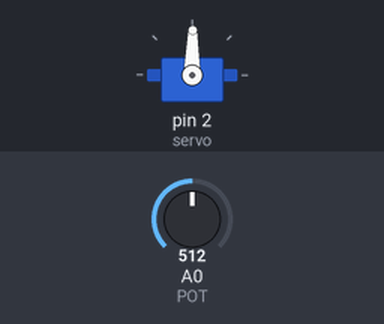
Bench run of a sketch on a simulated Arduino Uno, built with avr-gcc and run on an emulated ATmega328P. Parts: servo. The test bench sets the inputs (shaded band); at power-on: A0 (POT) = 512.

Above: at 1.2 s.
1.3 s: A0 (POT) set to 716
At 2.5 s:
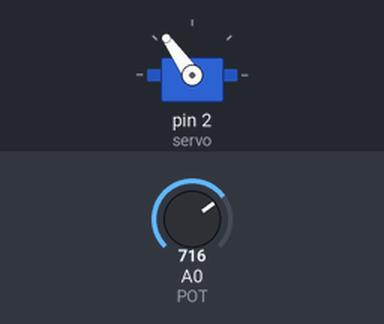
2.8 s: A0 (POT) set to 900
At 3.7 s:
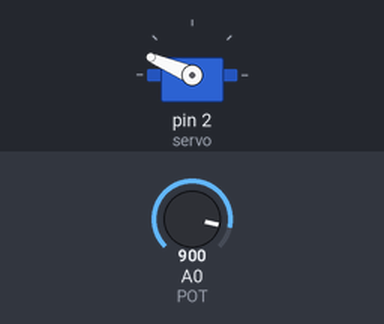
4.3 s: A0 (POT) set to 1023
At 4.8 s:
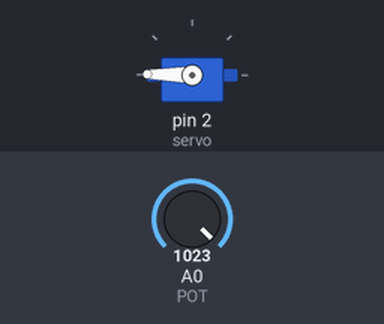
5.8 s: A0 (POT) set to 306
At 7.0 s:
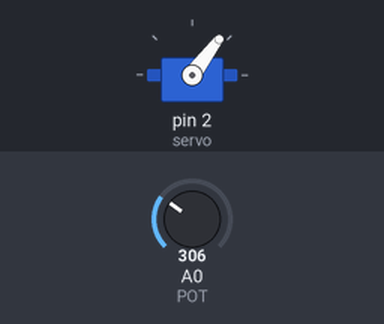
7.3 s: A0 (POT) set to 122
At 8.3 s:
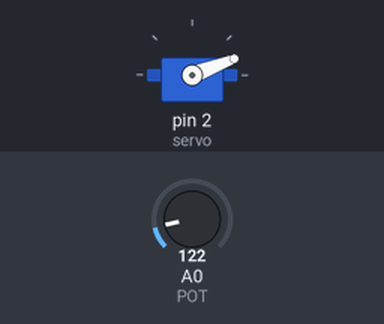
8.8 s: A0 (POT) set to 511
At 9.4 s:
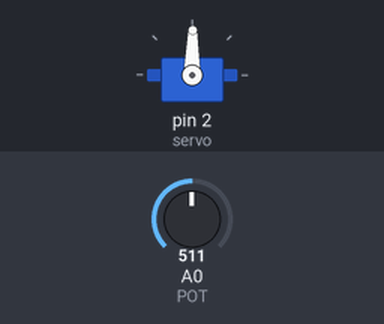
Timing chart, 0 to 11.3 s (numbered marks = the images above; inputs shaded):
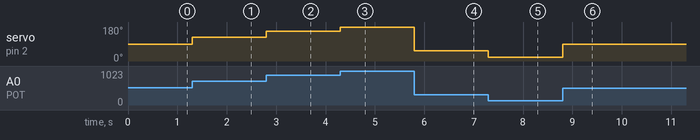

The sketch:

sketch_jan07a.ino
```cpp
#include <Servo.h>

int servo = 2;
int POT = A0;

Servo SERVO;

void setup() {
  SERVO.attach(servo);
  SERVO.write(0);
  Serial.begin(9600);
}

void loop() {
  SERVO.write(map(analogRead(POT), 0, 1023, 0, 179));
}
```

Measured:
- after the input at 1.3 s, servo on pin 2 (servo): 89° → 125° at once
- after the input at 2.8 s, servo on pin 2 (servo): 125° → 157° at once
- after the input at 4.3 s, servo on pin 2 (servo): 157° → 179° at once
- after the input at 5.8 s, servo on pin 2 (servo): 179° → 53° at once
- after the input at 7.3 s, servo on pin 2 (servo): 53° → 21° at once
- after the input at 8.8 s, servo on pin 2 (servo): 21° → 89° at once
